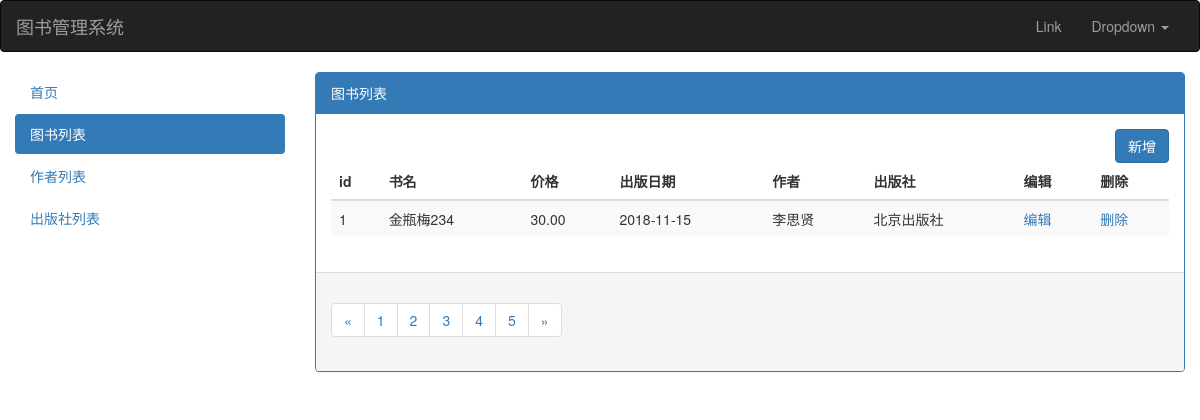
The app's page /book_list/, older data.
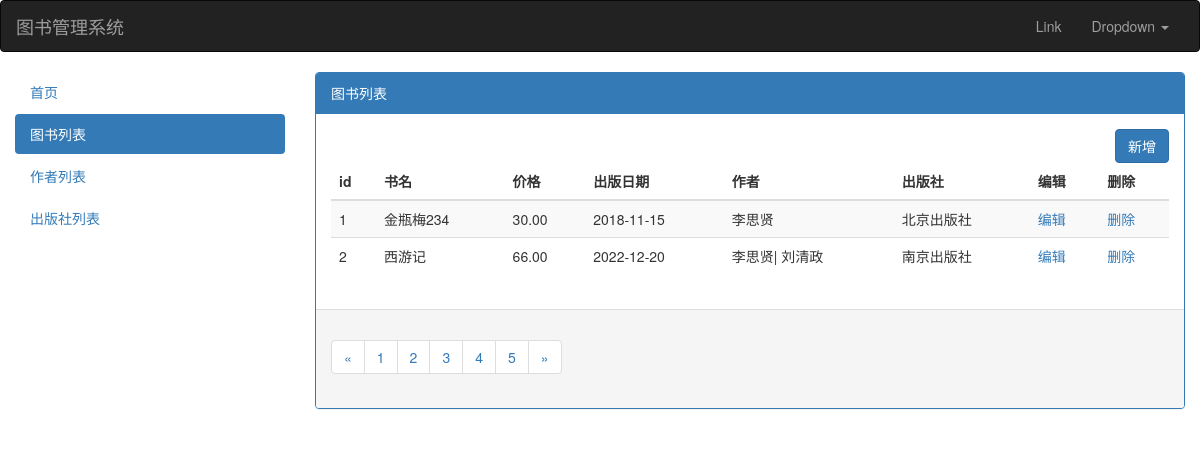
The same page, newer data.
### app01/models.py (models this page shows, shortened)
class Book(models.Model):
    id = models.AutoField(primary_key=True)
    name = models.CharField(max_length=32, db_index=True)
    price = models.DecimalField(max_digits=5, decimal_places=2)
    pub_date = models.DateField(auto_now_add=True)
    publish = models.ForeignKey(to=Publish, to_field='id', on_delete=models.CASCADE)
    authors = models.ManyToManyField(to=Author)

class Author(models.Model):
    id = models.AutoField(primary_key=True)
    name = models.CharField(max_length=32)
    sex = models.CharField(max_length=32)
    authordetail = models.OneToOneField(to='AuthorDetail', to_field='id', null=True,on_delete=models.CASCADE)

class Publish(models.Model):
    id = models.AutoField(primary_key=True)
    name = models.CharField(max_length=32)
    addr = models.CharField(max_length=64)
    email = models.EmailField()

### app01/view/book.py (the view)
# urls.py: url(r'^book_list/$', book.book_list,name='book_list'),
def book_list(request):
    book_list = models.Book.objects.all()
    return render(request, 'book_list.html', {'book_list': book_list})

### templates/book_list.html (shortened to what this page needs)
{% extends 'base.html' %}
{% block content %}
    <div class="panel panel-primary">
        <div class="panel-heading">图书列表</div>
        <div class="panel-body">
            <a href="/book_add/" class="btn btn-primary pull-right">新增</a>
            <table class="table table-striped">
                <thead>
                <tr>
                    <th>id</th>
                    <th>书名</th>
                    <th>价格</th>
                    <th>出版日期</th>
                    <th>作者</th>
                    <th>出版社</th>
                    <th>编辑</th>
                    <th>删除</th>
                </tr>
                </thead>
                <tbody>
                {% for book in book_list %}
                    <tr>
                        <td>{{ forloop.counter }}</td>
                        <td>{{ book.name }}</td>
                        <td>{{ book.price }}</td>
                        <td>{{ book.pub_date|date:'Y-m-d' }}</td>
                        <td>
                            {% for author in book.authors.all %}
                                {% if forloop.last %}
                                    {{ author.name }}
                                {% else %}
                                    {{ author.name }}|
                                {% endif %}
                            {% endfor %}
                        </td>
                        <td>{{ book.publish.name }}</td>
                        <td><a href="/book_update/{{ book.pk }}">编辑</a></td>
                        <td><a href="/book_delete/{{ book.pk }}">删除</a></td>
                    </tr>
                {% endfor %}
                </tbody>
            </table>
        </div>
        <div class="panel-footer">
            <nav aria-label="Page navigation">
                <ul class="pagination">
                    <li>
                        <a href="#" aria-label="Previous">
                            <span aria-hidden="true">&laquo;</span>
                        </a>
                    </li>
                    <li><a href="#">1</a></li>
                    <li><a href="#">2</a></li>
                    <li><a href="#">3</a></li>
                    <li><a href="#">4</a></li>
                    <li><a href="#">5</a></li>
                    <li>
                        <a href="#" aria-label="Next">
                            <span aria-hidden="true">&raquo;</span>
                        </a>
                    </li>
                </ul>
            </nav>
        </div>
    </div>
{% endblock %}

### templates/base.html (shortened to what this page needs)
<!DOCTYPE html>
<html lang="en">
<head>
    <link rel="stylesheet" href="/static/bootstrap-3.3.7-dist/css/bootstrap.css">
</head>
<body>
<div>
    <nav class="navbar navbar-default navbar-inverse">
        <div class="container-fluid">
            <div class="navbar-header">
                <a class="navbar-brand" href="#">图书管理系统</a>
            </div>
            <div class="collapse navbar-collapse" id="bs-example-navbar-collapse-1">
                <ul class="nav navbar-nav navbar-right">
                    <li><a href="#">Link</a></li>
                    <li class="dropdown">
                        <a href="#" class="dropdown-toggle" data-toggle="dropdown" role="button" aria-haspopup="true"
                           aria-expanded="false">Dropdown <span class="caret"></span></a>
                    </li>
                </ul>
            </div>
        </div>
    </nav>
</div>
<div class="container-fluid">
    <div class="row">
        <div class="col-md-3">
            <ul class="nav nav-pills nav-stacked">
                <li role="presentation" class="active index"><a href="/">首页</a></li>
                <li role="presentation" class="book"><a href="/book_list/">图书列表</a></li>
                <li role="presentation" class="author"><a href="/author_list/">作者列表</a></li>
                <li role="presentation" class="publish"><a href="/publish_list/">出版社列表</a></li>
            </ul>
        </div>
        <div class="col-md-9">
            {% block content %}
            {% endblock %}
        </div>
    </div>
</div>
</body>
</html>

Row changes from the older to the newer data that the page shows:
added Book: name "西游记", price "66.00", pub_date "2022-12-20", publish.name "南京出版社", Author (name "李思贤")
now on this page (row unchanged): Author: name "刘清政", shown under "西游记"
